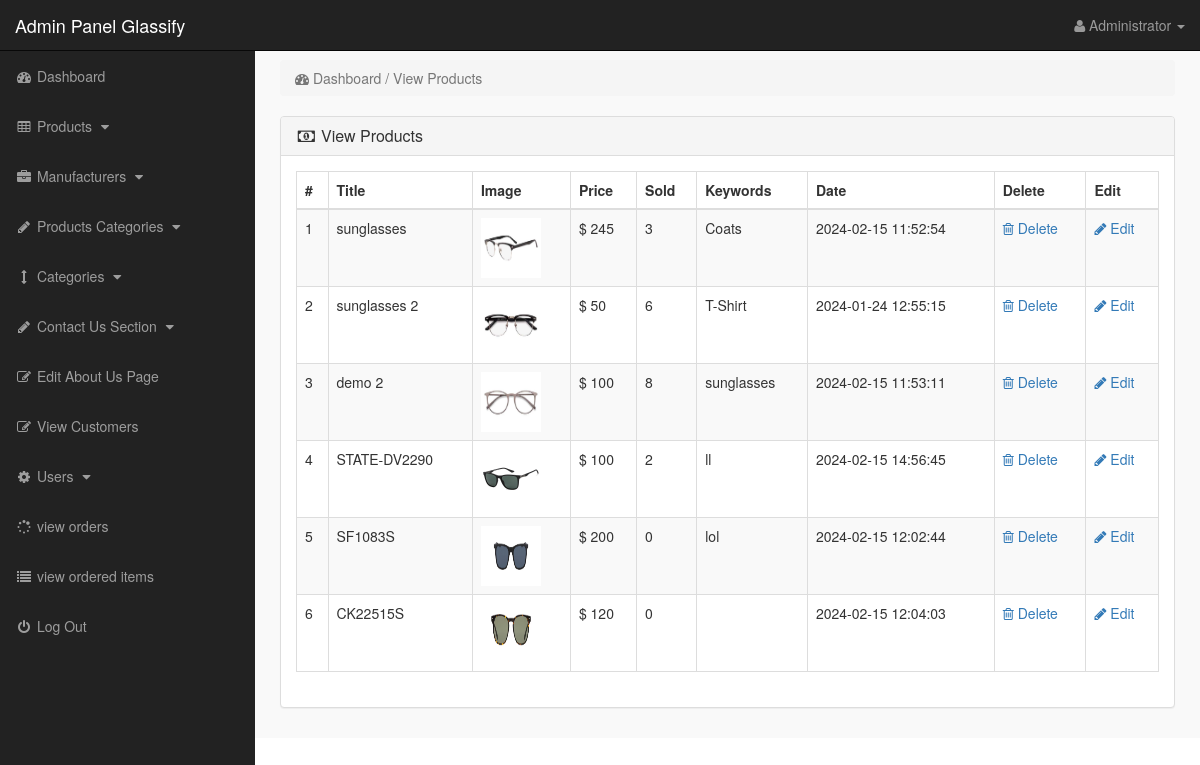
/admin_area/index.php?view_products (signed in), run on the app's committed database.
### tables this page shows
CREATE TABLE `products` (
  `product_id` int(10) NOT NULL,
  `p_cat_id` int(10) NOT NULL,
  `cat_id` int(10) NOT NULL,
  `manufacturer_id` int(10) NOT NULL,
  `date` timestamp NOT NULL DEFAULT current_timestamp() ON UPDATE current_timestamp(),
  `product_title` text NOT NULL,
  `product_url` text NOT NULL,
  `product_img1` text NOT NULL,
  `product_img2` text NOT NULL,
  `product_img3` text NOT NULL,
  `product_price` int(10) NOT NULL,
  `product_psp_price` int(100) NOT NULL,
  `product_desc` text NOT NULL,
  `product_features` text NOT NULL,
  `product_video` text NOT NULL,
  `product_keywords` text NOT NULL,
  `product_label` text NOT NULL,
  `status` varchar(255) NOT NULL
);

### admin_area/view_products.php (the view)
<?php
if (!isset($_SESSION['admin_email'])) {
    echo "<script>window.open('login.php','_self')</script>";
} else {
    ?>
    <div class="row">
        <div class="col-lg-12">
            <ol class="breadcrumb">
                <li class="active">
                    <i class="fa fa-dashboard"></i> Dashboard / View Products
                </li>
            </ol>
        </div>
    </div>
    <div class="row">
        <div class="col-lg-12">
            <div class="panel panel-default">
                <div class="panel-heading">
                    <h3 class="panel-title">
                        <i class="fa fa-money fa-fw"></i> View Products
                    </h3>
                </div>
                <div class="panel-body">
                    <div class="table-responsive">
                        <table class="table table-bordered table-hover table-striped">
                            <thead>
                                <tr>
                                    <th>#</th>
                                    <th>Title</th>
                                    <th>Image</th>
                                    <th>Price</th>
                                    <th>Sold</th>
                                    <th>Keywords</th>
                                    <th>Date</th>
                                    <th>Delete</th>
                                    <th>Edit</th>
                                </tr>
                            </thead>
                            <tbody>
                                <?php
                                $i = 0;
                                $get_pro = "select * from products where status='product'";
                                $run_pro = mysqli_query($con, $get_pro);
                                while ($row_pro = mysqli_fetch_array($run_pro)) {
                                    $pro_id = $row_pro['product_id'];
                                    $pro_title = $row_pro['product_title'];
                                    $pro_image = $row_pro['product_img1'];
                                    $pro_price = $row_pro['product_price'];
                                    $pro_keywords = $row_pro['product_keywords'];
                                    $pro_date = $row_pro['date'];
                                    $i++;
                                    ?>
                                    <tr>
                                        <td>
                                            <?php echo $i; ?>
                                        </td>
                                        <td>
                                            <?php echo $pro_title; ?>
                                        </td>
                                        <td><img src="product_images/<?php echo $pro_image; ?>" width="60" height="60"></td>
                                        <td>$
                                            <?php echo $pro_price; ?>
                                        </td>
                                        <td>
                                            <?php
                                            $get_sold = "select * from order_items where product_id='$pro_id'";
                                            $run_sold = mysqli_query($con, $get_sold);
                                            $count = mysqli_num_rows($run_sold);
                                            echo $count;
                                            ?>
                                        </td>
                                        <td>
                                            <?php echo $pro_keywords; ?>
                                        </td>
                                        <td>
                                            <?php echo $pro_date; ?>
                                        </td>
                                        <td>
                                            <a href="index.php?delete_product=<?php echo $pro_id; ?>">
                                                <i class="fa fa-trash-o"> </i> Delete
                                            </a>
                                        </td>
                                        <td>
                                            <a href="index.php?edit_product=<?php echo $pro_id; ?>">
                                                <i class="fa fa-pencil"> </i> Edit
                                            </a>
                                        </td>
                                    </tr>
                                <?php } ?>
                            </tbody>
                        </table>
                    </div>
                </div>
            </div>
        </div>
    </div>
<?php } ?>

### admin_area/includes/sidebar.php (shortened to what this page needs)
<?php
if (!isset($_SESSION['admin_email'])) {
    echo "<script>window.open('login.php','_self')</script>";
} else {
    ?>
    <nav class="navbar navbar-inverse navbar-fixed-top">
        <div class="navbar-header">
            <a class="navbar-brand" href="index.php?dashboard">Admin Panel Glassify</a>
        </div>
        <ul class="nav navbar-right top-nav">
            <li class="dropdown">
                <a href="#" class="dropdown-toggle" data-toggle="dropdown">
                    <i class="fa fa-user"></i>
                    <?php echo $admin_name; ?> <b class="caret"></b>
                </a>
            </li>
        </ul>
        <div class="collapse navbar-collapse navbar-ex1-collapse">
            <ul class="nav navbar-nav side-nav">
                <li>
                    <a href="index.php?dashboard">
                        <i class="fa fa-fw fa-dashboard"></i> Dashboard
                    </a>
                </li>
                <li>
                    <a href="#" data-toggle="collapse" data-target="#products">
                        <i class="fa fa-fw fa-table"></i> Products
                        <i class="fa fa-fw fa-caret-down"></i>
                    </a>
                </li>
                <li>
                    <a href="#" data-toggle="collapse" data-target="#manufacturers">
                        <i class="fa fa-fw fa-briefcase"></i> Manufacturers
                        <i class="fa fa-fw fa-caret-down"></i>
                    </a>
                </li>
                <li>
                    <a href="#" data-toggle="collapse" data-target="#p_cat">
                        <i class="fa fa-fw fa-pencil"></i> Products Categories
                        <i class="fa fa-fw fa-caret-down"></i>
                    </a>
                </li>
                <li>
                    <a href="#" data-toggle="collapse" data-target="#cat">
                        <i class="fa fa-fw fa-arrows-v"></i> Categories
                        <i class="fa fa-fw fa-caret-down"></i>
                    </a>
                </li>
                <li>
                    <a href="#" data-toggle="collapse" data-target="#contact_us">
                        <i class="fa fa-fw fa-pencil"> </i> Contact Us Section
                        <i class="fa fa-fw fa-caret-down"></i>
                    </a>
                </li>
                <li>
                    <a href="index.php?edit_about_us">
                        <i class="fa fa-fw fa-edit"></i> Edit About Us Page
                    </a>
                </li>
                <li>
                    <a href="index.php?view_customers">
                        <i class="fa fa-fw fa-edit"></i> View Customers
                    </a>
                </li>
                <li>
                    <a href="#" data-toggle="collapse" data-target="#users">
                        <i class="fa fa-fw fa-gear"></i> Users
                        <i class="fa fa-fw fa-caret-down"></i>
                    </a>
                </li>
                <li>
                    <a href="index.php?test">
                        <i class="fa fa-fw fa-spinner"></i> view orders
                    </a>
                </li>
                <li>
                    <a href="index.php?order_items">
                        <i class="fa fa-fw fa-list"></i> view ordered items
                    </a>
                </li>
                <li>
                    <a href="logout.php">
                        <i class="fa fa-fw fa-power-off"></i> Log Out
                    </a>
                </li>
            </ul>
        </div>
    </nav>
<?php } ?>

### admin_area/css/style.css (style rules this page uses)
body { margin-top:100px; }
@media (min-width: 768px) { body { margin-top:50px; } }
.top-nav { padding:0 15px; }
.top-nav>li { display:inline-block; float:left; }
.top-nav>li>a { padding-top:15px; padding-bottom:15px; line-height:20px; color:#999; }
@media (min-width: 768px) { .side-nav { position:fixed; top:51px; width:255px; border-radius:0; overflow-y:auto; background-color: #222; bottom:0; overflow-x:hidden; padding-bottom:40px; } }
@media (min-width: 768px) { .side-nav>li>a { width:255px; } }
.panel-body { border-radius:5px; }

### data on the page
products: product_title "sunglasses", product_img1 (picture), product_price "245", count "3", product_keywords "Coats", date "2024-02-15 11:52:54"
products: product_title "sunglasses 2", product_img1 (picture), product_price "50", count "6", product_keywords "T-Shirt", date "2024-01-24 12:55:15"
products: product_title "demo 2", product_img1 (picture), product_price "100", count "8", product_keywords "sunglasses", date "2024-02-15 11:53:11"
products: product_title "STATE-DV2290", product_img1 (picture), product_price "100", count "2", product_keywords "ll", date "2024-02-15 14:56:45"
products: product_title "SF1083S", product_img1 (picture), product_price "200", count "0", product_keywords "lol", date "2024-02-15 12:02:44"
products: product_title "CK22515S", product_img1 (picture), product_price "120", count "0", date "2024-02-15 12:04:03"

### other printed values
$admin_name "Administrator"
